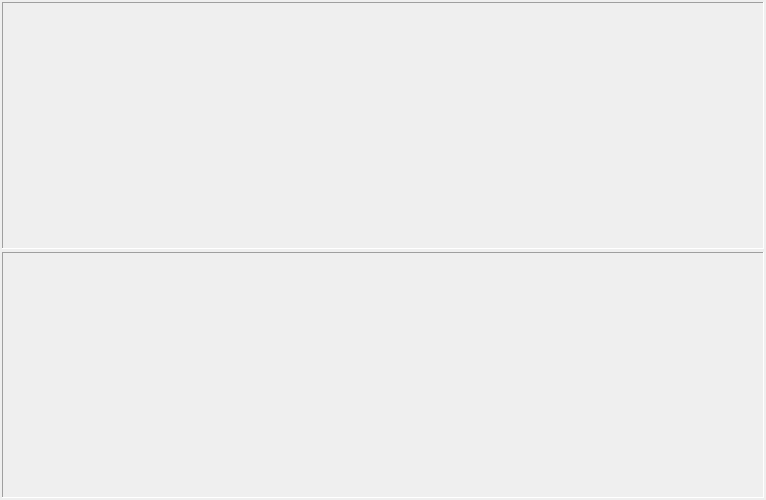
<?xml version="1.0" encoding="UTF-8"?>
<ui version="4.0">
 <class>HistogramVisualWidget</class>
 <widget class="QWidget" name="HistogramVisualWidget">
  <property name="geometry">
   <rect>
    <x>0</x>
    <y>0</y>
    <width>766</width>
    <height>500</height>
   </rect>
  </property>
  <property name="windowTitle">
   <string>Form</string>
  </property>
  <layout class="QVBoxLayout" name="verticalLayout">
   <property name="spacing">
    <number>3</number>
   </property>
   <property name="leftMargin">
    <number>2</number>
   </property>
   <property name="topMargin">
    <number>2</number>
   </property>
   <property name="rightMargin">
    <number>2</number>
   </property>
   <property name="bottomMargin">
    <number>2</number>
   </property>
   <item>
    <widget class="QFrame" name="frHistX">
     <property name="frameShape">
      <enum>QFrame::Panel</enum>
     </property>
     <property name="frameShadow">
      <enum>QFrame::Sunken</enum>
     </property>
     <layout class="QVBoxLayout" name="verticalLayout_2">
      <property name="leftMargin">
       <number>0</number>
      </property>
      <property name="topMargin">
       <number>0</number>
      </property>
      <property name="rightMargin">
       <number>0</number>
      </property>
      <property name="bottomMargin">
       <number>0</number>
      </property>
      <item>
       <widget class="DynamicDiagram" name="wgtHistX" native="true"/>
      </item>
     </layout>
    </widget>
   </item>
   <item>
    <widget class="QFrame" name="frHistY">
     <property name="frameShape">
      <enum>QFrame::Panel</enum>
     </property>
     <property name="frameShadow">
      <enum>QFrame::Sunken</enum>
     </property>
     <layout class="QVBoxLayout" name="verticalLayout_3">
      <property name="leftMargin">
       <number>0</number>
      </property>
      <property name="topMargin">
       <number>0</number>
      </property>
      <property name="rightMargin">
       <number>0</number>
      </property>
      <property name="bottomMargin">
       <number>0</number>
      </property>
      <item>
       <widget class="DynamicDiagram" name="wgtHistY" native="true"/>
      </item>
     </layout>
    </widget>
   </item>
  </layout>
 </widget>
 <customwidgets>
  <customwidget>
   <class>DynamicDiagram</class>
   <extends>QWidget</extends>
   <header location="global">dynamicdiagram.h</header>
   <container>1</container>
  </customwidget>
 </customwidgets>
 <resources/>
 <connections/>
</ui>
